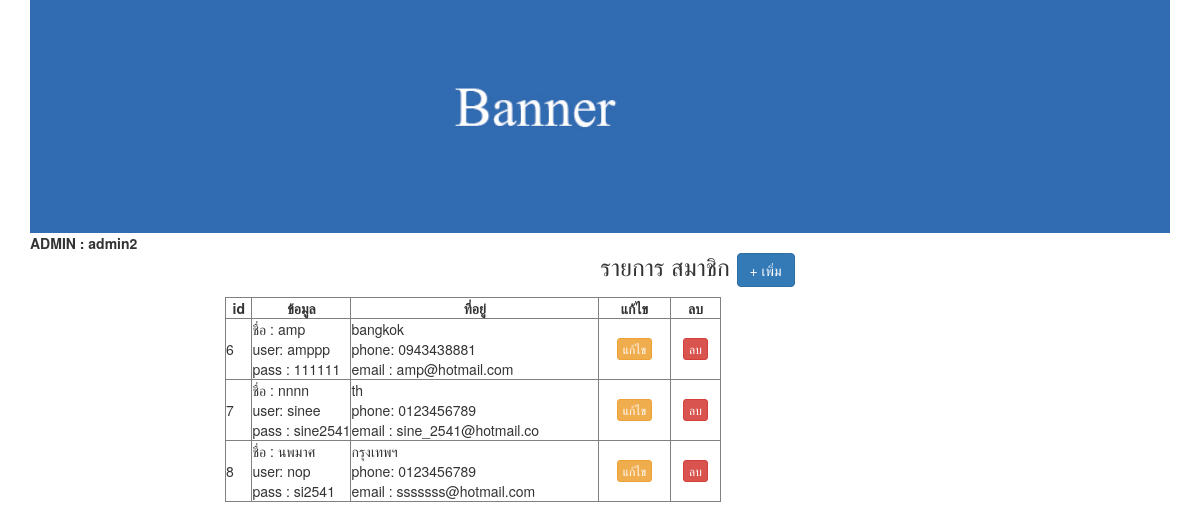
The app's page /backend/list_member.php (signed in), older data.
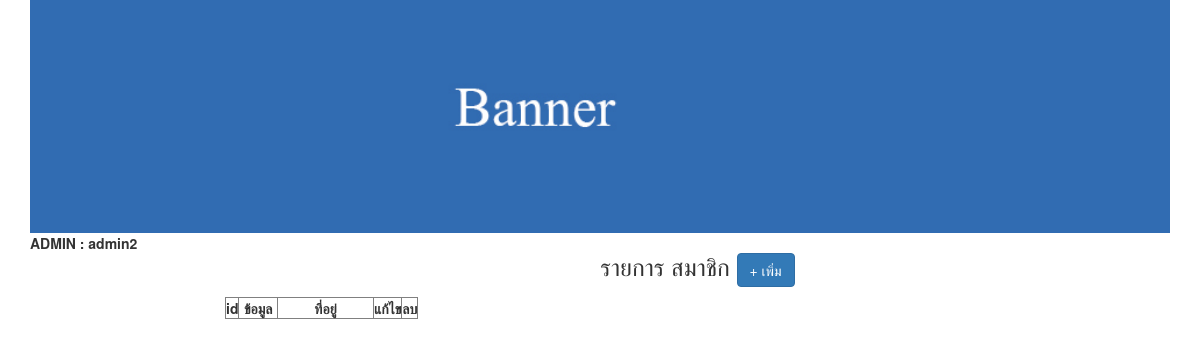
The same page, newer data.
### tables this page shows
CREATE TABLE `tbl_member` (
  `mem_id` int(8) NOT NULL,
  `mem_name` varchar(50) NOT NULL,
  `mem_address` varchar(255) NOT NULL,
  `mem_tel` varchar(10) NOT NULL,
  `mem_username` varchar(20) NOT NULL,
  `mem_password` varchar(20) NOT NULL,
  `mem_email` varchar(20) NOT NULL,
  `datesave` datetime NOT NULL
);

### backend/list_member.php (the view, shortened to what this page needs)
<?php require_once('../Connections/condb.php'); ?>
<?php
if (!function_exists("GetSQLValueString")) {
function GetSQLValueString($theValue, $theType, $theDefinedValue = "", $theNotDefinedValue = "")
{
  $theValue = function_exists("mysql_real_escape_string") ? mysql_real_escape_string($theValue) : mysql_escape_string($theValue);
  switch ($theType) {
    case "text":
      $theValue = ($theValue != "") ? "'" . $theValue . "'" : "NULL";
      break;
  }
  return $theValue;
}
}
$query_listadmin = "SELECT * FROM tbl_member ORDER BY mem_id ASC";
$listadmin = mysql_query($query_listadmin, $condb) or die(mysql_error());
$row_listadmin = mysql_fetch_assoc($listadmin);
$totalRows_listadmin = mysql_num_rows($listadmin);
?>
<!DOCTYPE html>
<html lang="en">
  <head>
	<?php include('h.php');?>
    <?php include('datatable.php');?>
  </head>
  <body>
  <div class="container">
  <div class="row">
         <?php include('banner.php');?>
   </div>
  	<div class="row">
    	<div class="col-md-2">
        <b>  ADMIN : <?php include('mm.php');?> </b>
        <br>
      </div>
        <div class="col-md-10">
        <h3 align="center"> รายการ สมาชิก  <a href="add_member.php" class="btn btn-primary"> + เพิ่ม </a> </h3>
          <table id="example" class="display" cellspacing="0" border="1">
		<thead>
            <tr align="center">
              <th>id</th>
              <th width="20%">ข้อมูล</th>
              <th width="50%">ที่อยู่</th>
              <th>แก้ไข </th>
              <th>ลบ</th>
            </tr>
        </thead>
        <?php if($totalRows_listadmin>0){?>
            <?php do { ?>
              <tr>
                <td><?php echo $row_listadmin['mem_id']; ?></td>
                <td>
                ชื่อ :  <?php echo $row_listadmin['mem_name']; ?> <br>
                user: <?php echo $row_listadmin['mem_username']; ?> <br>
                pass : <?php echo $row_listadmin['mem_password']; ?>
                </td>
                <td>
				<?php echo $row_listadmin['mem_address']; ?> <br>
                phone:  <?php echo $row_listadmin['mem_tel']; ?><br>
                email : <?php echo $row_listadmin['mem_email']; ?>
                </td>
                <td><center> <a href="edit_member.php?mem_id=<?php echo $row_listadmin['mem_id'];?>" class="btn btn-warning btn-xs"> แก้ไข </a> </center> </td>
                <td><center> <a href="del_member.php?mem_id=<?php echo $row_listadmin['mem_id'];?>" onClick="return confirm('ยืนยันการลบ');" class="btn btn-danger btn-xs"> ลบ </a> </center> </td>
              </tr>
              <?php } while ($row_listadmin = mysql_fetch_assoc($listadmin)); ?>
              <?php } ?>
          </table>
        </div>
    </div>
 </div>
  </body>
</html>

### backend/h.php (shortened to what this page needs)
<link href="../css/bootstrap.min.css" rel="stylesheet">
<link href="../css/style.css" rel="stylesheet">

### backend/datatable.php (shortened to what this page needs)
<link rel="stylesheet" type="text/css" href="../dt/jquery.dataTables.min.css">

### backend/banner.php
<div class="col-md-12">
        	<img src="../img/b.jpg" class="img img-responsive" width="100%">
</div>

### backend/mm.php (shortened to what this page needs)
<?php require_once('../Connections/condb.php'); ?>
<?php
$colname_mm = "-1";
if (isset($_SESSION['MM_Username'])) {
  $colname_mm = $_SESSION['MM_Username'];
}
$query_mm = sprintf("SELECT * FROM tbl_admin WHERE admin_user = %s", GetSQLValueString($colname_mm, "text"));
$mm = mysql_query($query_mm, $condb) or die(mysql_error());
$row_mm = mysql_fetch_assoc($mm);
?>
<?php echo $row_mm['admin_name'];?>

### css/style.css (style rules this page uses)
th { text-align:center; }

Row changes from the older to the newer data that the page shows:
removed tbl_member: mem_id "6", mem_name "amp", mem_username "amppp", mem_password "111111", mem_address "bangkok", mem_tel "0943438881", mem_email "amp@hotmail.com"
removed tbl_member: mem_id "7", mem_name "nnnn", mem_username "sinee", mem_password "sine2541", mem_address "th", mem_tel "0123456789", mem_email "sine_2541@hotmail.co"
removed tbl_member: mem_id "8", mem_name "นพมาศ", mem_username "nop", mem_password "si2541", mem_address "กรุงเทพฯ", mem_tel "0123456789", mem_email "sssssss@hotmail.com"
